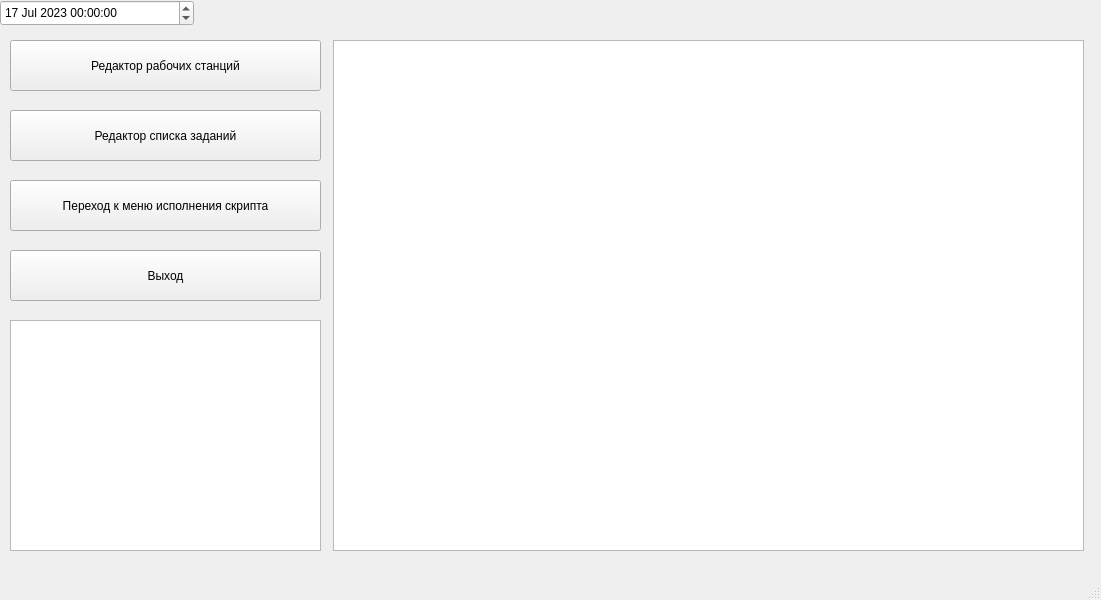
<?xml version="1.0" encoding="UTF-8"?>
<ui version="4.0">
 <class>MainWindow</class>
 <widget class="QMainWindow" name="MainWindow">
  <property name="geometry">
   <rect>
    <x>0</x>
    <y>0</y>
    <width>1101</width>
    <height>600</height>
   </rect>
  </property>
  <property name="windowTitle">
   <string>MainWindow</string>
  </property>
  <widget class="QWidget" name="centralwidget">
   <widget class="QWidget" name="widget" native="true">
    <property name="geometry">
     <rect>
      <x>-10</x>
      <y>-30</y>
      <width>1101</width>
      <height>611</height>
     </rect>
    </property>
    <property name="styleSheet">
     <string notr="true">background-image: url(PycharmProjects/ssh-project-main/back.jpg);
</string>
    </property>
    <widget class="QPushButton" name="pushButton">
     <property name="geometry">
      <rect>
       <x>20</x>
       <y>70</y>
       <width>311</width>
       <height>51</height>
      </rect>
     </property>
     <property name="font">
      <font>
       <weight>50</weight>
       <bold>false</bold>
      </font>
     </property>
     <property name="cursor">
      <cursorShape>ArrowCursor</cursorShape>
     </property>
     <property name="text">
      <string>Редактор рабочих станций</string>
     </property>
     <property name="icon">
      <iconset>
       <normaloff>redactor.png</normaloff>redactor.png</iconset>
     </property>
     <property name="iconSize">
      <size>
       <width>26</width>
       <height>26</height>
      </size>
     </property>
     <property name="checkable">
      <bool>false</bool>
     </property>
    </widget>
    <widget class="QPushButton" name="pushButton_4">
     <property name="geometry">
      <rect>
       <x>20</x>
       <y>280</y>
       <width>311</width>
       <height>51</height>
      </rect>
     </property>
     <property name="font">
      <font>
       <weight>50</weight>
       <bold>false</bold>
      </font>
     </property>
     <property name="cursor">
      <cursorShape>ArrowCursor</cursorShape>
     </property>
     <property name="text">
      <string>Выход</string>
     </property>
     <property name="icon">
      <iconset>
       <normaloff>exit.png</normaloff>exit.png</iconset>
     </property>
     <property name="iconSize">
      <size>
       <width>20</width>
       <height>20</height>
      </size>
     </property>
    </widget>
    <widget class="QPushButton" name="pushButton_3">
     <property name="geometry">
      <rect>
       <x>20</x>
       <y>210</y>
       <width>311</width>
       <height>51</height>
      </rect>
     </property>
     <property name="font">
      <font>
       <weight>50</weight>
       <bold>false</bold>
      </font>
     </property>
     <property name="cursor">
      <cursorShape>ArrowCursor</cursorShape>
     </property>
     <property name="text">
      <string>Переход к меню исполнения скрипта</string>
     </property>
     <property name="icon">
      <iconset>
       <normaloff>menu_mode.png</normaloff>menu_mode.png</iconset>
     </property>
     <property name="iconSize">
      <size>
       <width>26</width>
       <height>26</height>
      </size>
     </property>
    </widget>
    <widget class="QPushButton" name="pushButton_2">
     <property name="geometry">
      <rect>
       <x>20</x>
       <y>140</y>
       <width>311</width>
       <height>51</height>
      </rect>
     </property>
     <property name="font">
      <font>
       <weight>50</weight>
       <bold>false</bold>
      </font>
     </property>
     <property name="cursor">
      <cursorShape>ArrowCursor</cursorShape>
     </property>
     <property name="text">
      <string>Редактор списка заданий</string>
     </property>
     <property name="icon">
      <iconset>
       <normaloff>redactor.png</normaloff>redactor.png</iconset>
     </property>
     <property name="iconSize">
      <size>
       <width>26</width>
       <height>26</height>
      </size>
     </property>
    </widget>
    <widget class="QDateTimeEdit" name="dateTimeEdit">
     <property name="geometry">
      <rect>
       <x>10</x>
       <y>30</y>
       <width>194</width>
       <height>26</height>
      </rect>
     </property>
     <property name="date">
      <date>
       <year>2023</year>
       <month>7</month>
       <day>17</day>
      </date>
     </property>
    </widget>
    <widget class="QTextEdit" name="textEdit">
     <property name="geometry">
      <rect>
       <x>343</x>
       <y>70</y>
       <width>751</width>
       <height>511</height>
      </rect>
     </property>
     <property name="html">
      <string>&lt;!DOCTYPE HTML PUBLIC &quot;-//W3C//DTD HTML 4.0//EN&quot; &quot;http://www.w3.org/TR/REC-html40/strict.dtd&quot;&gt;
&lt;html&gt;&lt;head&gt;&lt;meta name=&quot;qrichtext&quot; content=&quot;1&quot; /&gt;&lt;style type=&quot;text/css&quot;&gt;
p, li { white-space: pre-wrap; }
&lt;/style&gt;&lt;/head&gt;&lt;body style=&quot; font-family:'Ubuntu'; font-size:11pt; font-weight:400; font-style:normal;&quot;&gt;
&lt;p style=&quot;-qt-paragraph-type:empty; margin-top:0px; margin-bottom:0px; margin-left:0px; margin-right:0px; -qt-block-indent:0; text-indent:0px;&quot;&gt;&lt;br /&gt;&lt;/p&gt;&lt;/body&gt;&lt;/html&gt;</string>
     </property>
    </widget>
    <widget class="QTextEdit" name="textEdit_2">
     <property name="geometry">
      <rect>
       <x>20</x>
       <y>350</y>
       <width>311</width>
       <height>231</height>
      </rect>
     </property>
    </widget>
   </widget>
  </widget>
  <widget class="QMenuBar" name="menubar">
   <property name="geometry">
    <rect>
     <x>0</x>
     <y>0</y>
     <width>1101</width>
     <height>22</height>
    </rect>
   </property>
  </widget>
  <widget class="QStatusBar" name="statusbar"/>
 </widget>
 <resources/>
 <connections/>
</ui>
